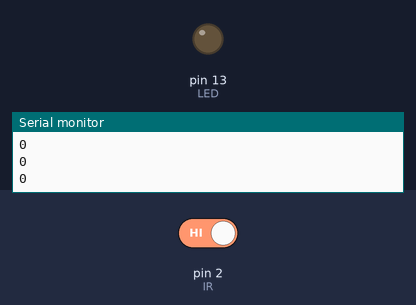
A sketch run on a simulated Arduino Uno, built with avr-gcc and run on an emulated ATmega328P. Parts: output pins drawn as LEDs (lit = HIGH), the last lines printed to the serial monitor. The test bench sets the inputs (shaded band); at power-on: pin 2 (IR) HIGH.

Above: at 1.2 s.
1.3 s: pin 2 (IR) driven LOW
At 2.1 s:
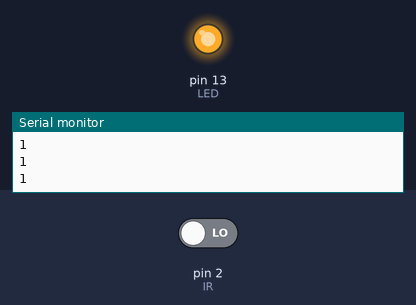
2.9 s: pin 2 (IR) driven HIGH
At 3.3 s:
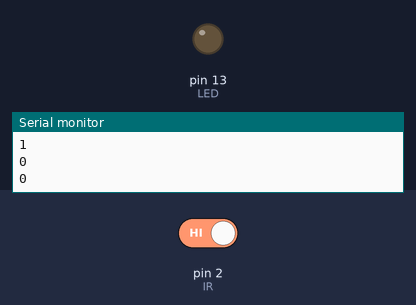
Timing chart, 0 to 5.9 s (numbered marks = the images above; inputs shaded):
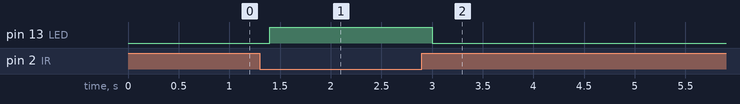

The sketch:

ir_senor.ino
```cpp
int IR = 2;
int LED = 13;

void setup() {
    pinMode(IR, INPUT);
    pinMode(LED, OUTPUT);
    Serial.begin(115200);
}

void loop() {
    int IRsensor = digitalRead(IR);

    if (IRsensor == LOW) {          // 물체 감지됨
        digitalWrite(LED, HIGH);    // LED 켬
        Serial.println(1);          // 1 출력
    }
    else {                          // 물체 감지되지 않음
        digitalWrite(LED, LOW);     // LED 끔
        Serial.println(0);          // 0 출력
    }

    delay(200); // 너무 빠르게 출력되는 걸 방지
}
```

Measured:
- after the input at 1.3 s, pin 13 (LED): LOW → HIGH after 0.10 s
- after the input at 2.9 s, pin 13 (LED): HIGH → LOW after 0.10 s
